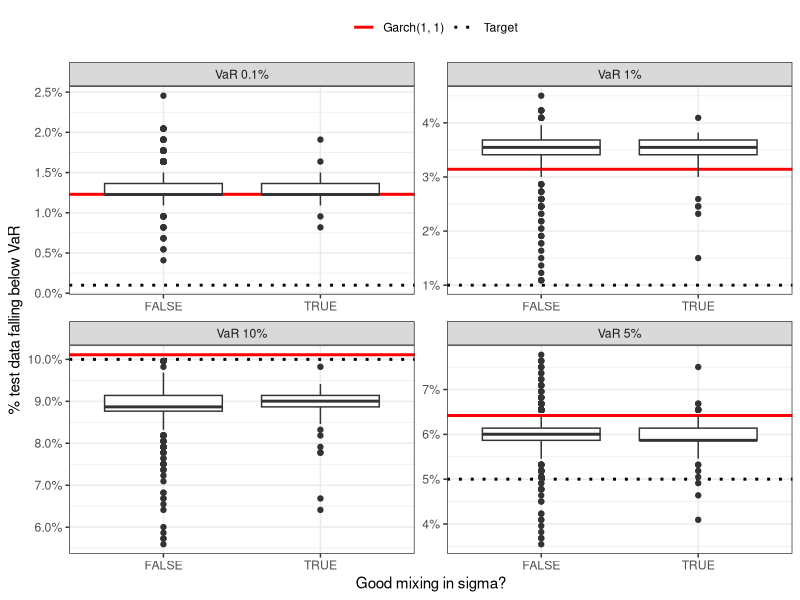
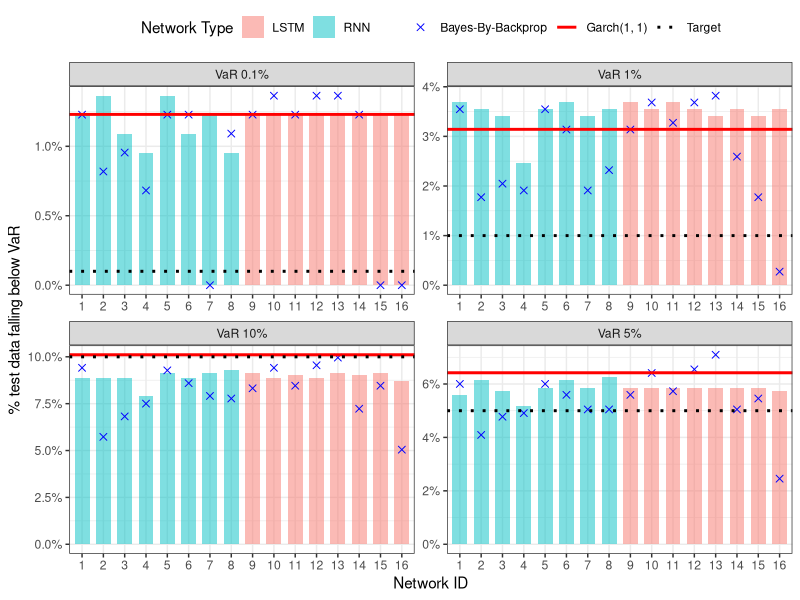
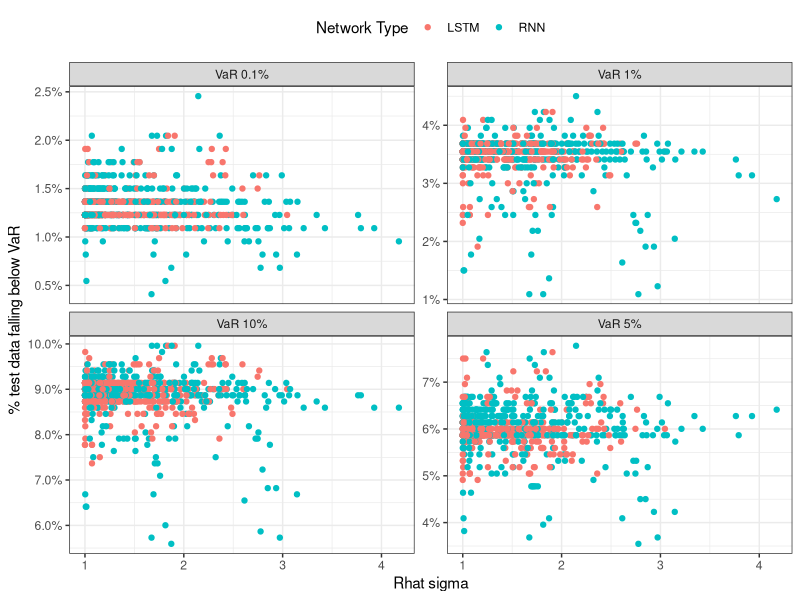
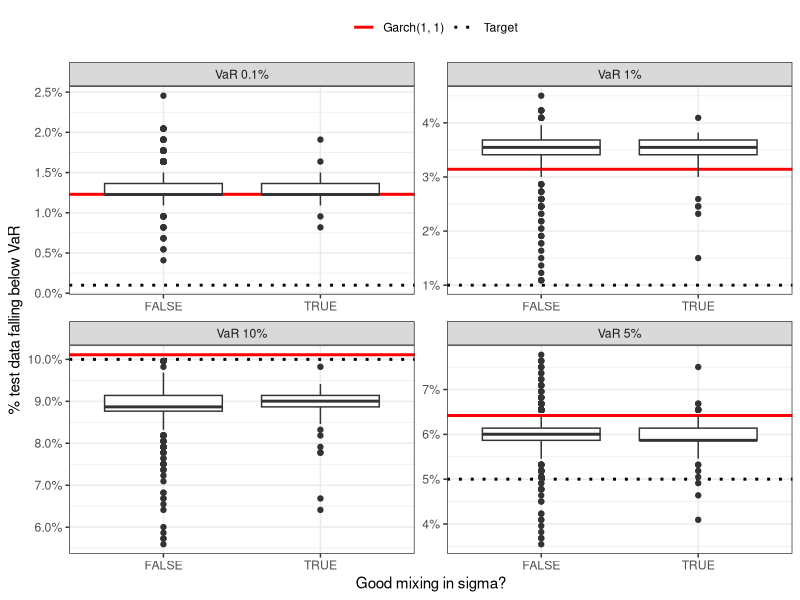
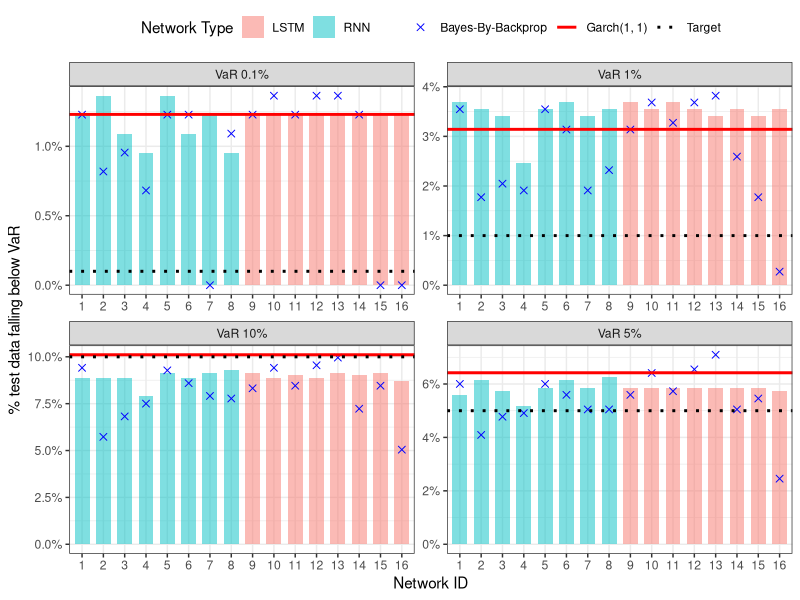
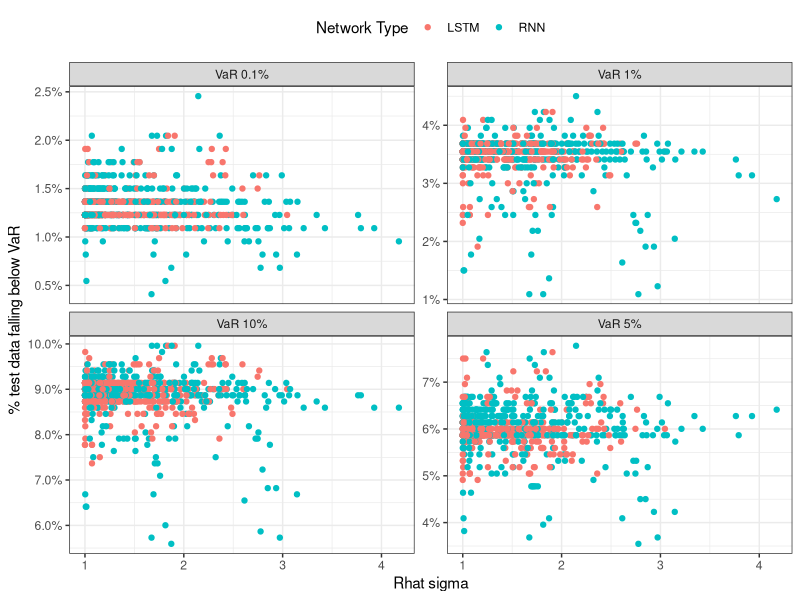

Source code (R) for these figures, in order:
library(tidyverse)

benchmark <- read_csv("../garch11-baseline.csv")
single_chain <- read_csv("../mcmc-single-chain-evaluation-all.csv")
same_network <- read_csv("../mcmc-same-network-evaluation-all.csv")
bbb <- read_csv("../bbb-single-asset-all.csv")

bbb_long <- bbb %>%
  select(-rmse) %>%
  pivot_longer(-network, 
               names_to = "measure", 
               values_to = "bbb")
  

benchmark_long <- benchmark %>%
  pivot_longer(cols = everything(), 
               names_to = "measure", 
               values_to = "garch")

single_chain_comparison <- single_chain %>%
  select(-c(mape, config, network)) %>%
  mutate(well_mixing = rhat_sigma <= 1.01) %>%
  pivot_longer(-well_mixing, 
               names_to = "measure", 
               values_to = "values") %>%
  filter(measure != "rhat_sigma") %>%
  left_join(benchmark_long, by = "measure")

same_network_evaluation <- same_network %>%
  pivot_longer(-network, 
               names_to = "measure", 
               values_to = "values") %>%
  left_join(benchmark_long, by = "measure") %>%
  left_join(bbb_long, by = c("measure", "network")) %>%
  filter(!measure %in% c("rhat_sigma", "rmse", "mape")) %>%
  mutate(network = factor(network, levels = sort(unique(network))))

var_translate = c(
  "VaR_0_1" = "VaR 0.1%", 
  "VaR_1_0" = "VaR 1%", 
  "VaR_5_0" = "VaR 5%", 
  "VaR_10_0" = "VaR 10%"
)

var_target = c(
  "VaR_0_1" = 0.001, 
  "VaR_1_0" = 0.01, 
  "VaR_5_0" = 0.05, 
  "VaR_10_0" = 0.1
)

p_single_chain <- single_chain_comparison %>%
  filter(measure != "rmse") %>%
  mutate(target = var_target[measure]) %>%
  mutate(measure = ifelse(measure %in% names(var_translate), 
                          var_translate[measure], 
                          measure)) %>%
  ggplot(aes(y = values, x = well_mixing)) + 
  geom_hline(aes(yintercept = garch, color = "Garch(1, 1)"), size = 1) + 
  geom_hline(aes(yintercept = target, color = "Target"), size = 1, linetype = "dotted") + 
  geom_boxplot() + 
  facet_wrap(vars(measure), scales = "free") + 
  scale_color_manual(values = c("Garch(1, 1)" = "red", "Target" = "black")) + 
  scale_y_continuous(labels = scales::percent) + 
  guides(color = guide_legend(title = "")) + 
  xlab("Good mixing in sigma?") + ylab("% test data falling below VaR") + 
  theme_bw() + 
  theme(legend.position = "top")

p_single_chain
ggsave("./single-asset-single-chain.pdf", 
       plot = p_single_chain, 
       device = "pdf")

p_same_network <- same_network_evaluation %>%
  mutate(target = var_target[measure]) %>%
  mutate(measure = var_translate[measure]) %>%
  mutate(kind = ifelse(as.numeric(network) <= 8, "RNN", "LSTM")) %>%
  ggplot(aes(x = network, y = values)) + 
  geom_col(aes(fill = kind),position = "dodge2", width = 0.7, alpha = 0.5) + 
  geom_point(aes(y = bbb, color = "Bayes-By-Backprop"), shape = 4, size = 2) +
  geom_hline(aes(yintercept = garch, color = "Garch(1, 1)"), size = 1) + 
  geom_hline(aes(yintercept = target, color = "Target"), size = 1, linetype = "dotted") + 
  facet_wrap(vars(measure), scales = "free") + 
  scale_color_manual(values = c("Garch(1, 1)" = "red", 
                                "Target" = "black", 
                                "Bayes-By-Backprop" = "blue")) + 
  scale_y_continuous(labels = scales::percent) + 
  guides(color = guide_legend(title = ""), 
         fill = guide_legend(title = "Network Type")) + 
  xlab("Network ID") + ylab("% test data falling below VaR") +
  theme_bw() + 
  theme(legend.position = "top")

p_same_network
ggsave("./single-asset-same-network.pdf", 
       plot = p_same_network, 
       device = "pdf")


p_mixing_performance <- single_chain %>%
  mutate(kind = ifelse(network <= 8, "RNN", "LSTM")) %>%
  select(rhat_sigma, starts_with("VaR"), kind) %>%
  pivot_longer(-c(rhat_sigma, kind), 
               names_to = "measure", 
               values_to = "values") %>%
  mutate(target = var_target[measure], 
         measure = var_translate[measure]) %>%
  ggplot(aes(x = rhat_sigma, y = values)) + 
  geom_point(aes(color = kind)) + 
  facet_wrap(vars(measure), scales = "free_y") +
  scale_y_continuous(labels = scales::percent) + 
  xlab("Rhat sigma") + ylab("% test data falling below VaR") +
  guides(color = guide_legend(title = "Network Type")) +
  theme_bw() + 
  theme(legend.position = "top")

p_mixing_performance
ggsave("./single-asset-mixing-performance.pdf", 
       plot = p_mixing_performance, 
       device = "pdf")
